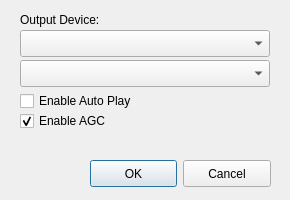
<?xml version="1.0" encoding="UTF-8"?>
<ui version="4.0">
 <class>Configuration</class>
 <widget class="QDialog" name="Configuration">
  <property name="geometry">
   <rect>
    <x>0</x>
    <y>0</y>
    <width>290</width>
    <height>200</height>
   </rect>
  </property>
  <property name="minimumSize">
   <size>
    <width>290</width>
    <height>200</height>
   </size>
  </property>
  <property name="maximumSize">
   <size>
    <width>290</width>
    <height>200</height>
   </size>
  </property>
  <property name="windowTitle">
   <string>Hardware Configuration</string>
  </property>
  <widget class="QLabel" name="label_input_device">
   <property name="geometry">
    <rect>
     <x>20</x>
     <y>10</y>
     <width>111</width>
     <height>20</height>
    </rect>
   </property>
   <property name="text">
    <string>Output Device:</string>
   </property>
  </widget>
  <widget class="QComboBox" name="OutputDevice">
   <property name="geometry">
    <rect>
     <x>20</x>
     <y>30</y>
     <width>250</width>
     <height>27</height>
    </rect>
   </property>
   <property name="minimumSize">
    <size>
     <width>250</width>
     <height>27</height>
    </size>
   </property>
   <property name="maximumSize">
    <size>
     <width>250</width>
     <height>27</height>
    </size>
   </property>
   <property name="sizeAdjustPolicy">
    <enum>QComboBox::AdjustToContents</enum>
   </property>
  </widget>
  <widget class="QDialogButtonBox" name="cfgOk">
   <property name="geometry">
    <rect>
     <x>90</x>
     <y>160</y>
     <width>181</width>
     <height>27</height>
    </rect>
   </property>
   <property name="minimumSize">
    <size>
     <width>80</width>
     <height>22</height>
    </size>
   </property>
   <property name="focusPolicy">
    <enum>Qt::NoFocus</enum>
   </property>
   <property name="styleSheet">
    <string notr="true">min-width: 80px;
min-height: 22px;</string>
   </property>
   <property name="orientation">
    <enum>Qt::Horizontal</enum>
   </property>
   <property name="standardButtons">
    <set>QDialogButtonBox::Cancel|QDialogButtonBox::Ok</set>
   </property>
  </widget>
  <widget class="QComboBox" name="OutputInterface">
   <property name="geometry">
    <rect>
     <x>20</x>
     <y>60</y>
     <width>250</width>
     <height>27</height>
    </rect>
   </property>
   <property name="minimumSize">
    <size>
     <width>250</width>
     <height>27</height>
    </size>
   </property>
   <property name="maximumSize">
    <size>
     <width>250</width>
     <height>27</height>
    </size>
   </property>
   <property name="sizeAdjustPolicy">
    <enum>QComboBox::AdjustToContents</enum>
   </property>
  </widget>
  <widget class="QCheckBox" name="enableAGC">
   <property name="geometry">
    <rect>
     <x>20</x>
     <y>110</y>
     <width>251</width>
     <height>22</height>
    </rect>
   </property>
   <property name="toolTip">
    <string>&lt;html&gt;&lt;head/&gt;&lt;body&gt;&lt;p&gt;AGC (Auto Gain Control) automatically adjusts the input gain to 0dB.&lt;/p&gt;&lt;p&gt;As a result all files will sound about equally loud.&lt;/p&gt;&lt;/body&gt;&lt;/html&gt;</string>
   </property>
   <property name="text">
    <string>Enable AGC</string>
   </property>
   <property name="checked">
    <bool>true</bool>
   </property>
  </widget>
  <widget class="QCheckBox" name="enableAutoPlay">
   <property name="geometry">
    <rect>
     <x>20</x>
     <y>90</y>
     <width>251</width>
     <height>22</height>
    </rect>
   </property>
   <property name="toolTip">
    <string>&lt;html&gt;&lt;head/&gt;&lt;body&gt;&lt;p&gt;Auto Play will start the newly selected file from the file selection dialog as soon as the input device is ready (finished playing the previous track).&lt;/p&gt;&lt;/body&gt;&lt;/html&gt;</string>
   </property>
   <property name="text">
    <string>Enable Auto Play</string>
   </property>
  </widget>
 </widget>
 <tabstops>
  <tabstop>OutputDevice</tabstop>
  <tabstop>OutputInterface</tabstop>
  <tabstop>enableAutoPlay</tabstop>
  <tabstop>enableAGC</tabstop>
 </tabstops>
 <resources/>
 <connections>
  <connection>
   <sender>cfgOk</sender>
   <signal>accepted()</signal>
   <receiver>Configuration</receiver>
   <slot>accept()</slot>
   <hints>
    <hint type="sourcelabel">
     <x>248</x>
     <y>254</y>
    </hint>
    <hint type="destinationlabel">
     <x>157</x>
     <y>274</y>
    </hint>
   </hints>
  </connection>
  <connection>
   <sender>cfgOk</sender>
   <signal>rejected()</signal>
   <receiver>Configuration</receiver>
   <slot>reject()</slot>
   <hints>
    <hint type="sourcelabel">
     <x>316</x>
     <y>260</y>
    </hint>
    <hint type="destinationlabel">
     <x>286</x>
     <y>274</y>
    </hint>
   </hints>
  </connection>
 </connections>
</ui>
